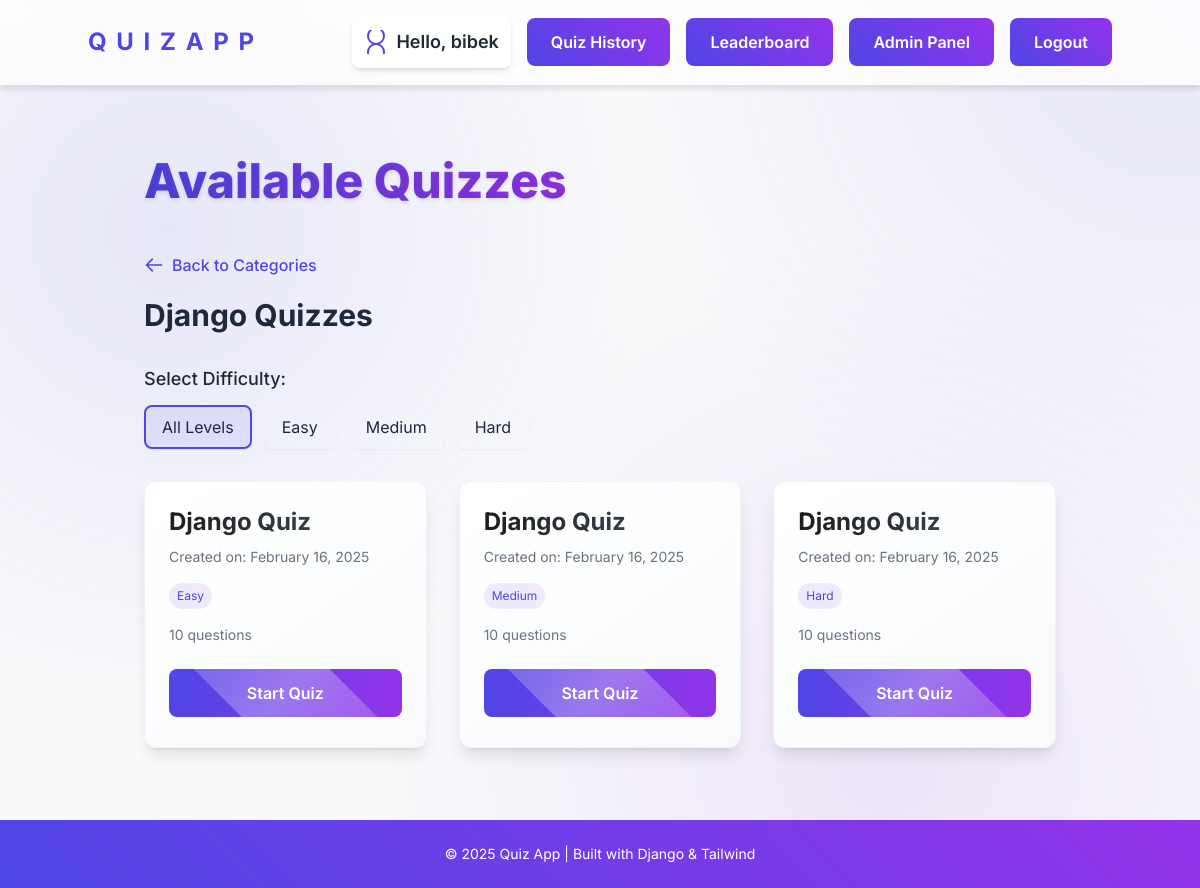
/?category=Django (signed in), run on the app's committed database.
### quiz/models.py (models this page shows, shortened)
class Category(models.Model):
    name = models.CharField(max_length=100, unique=True)

class DifficultyLevel(models.Model):
    level = models.CharField(max_length=50, unique=True)

class Quiz(models.Model):
    title = models.CharField(max_length=200)
    category = models.ForeignKey(Category, on_delete=models.SET_NULL, null=True, related_name="quizzes")
    difficulty = models.ForeignKey(DifficultyLevel, on_delete=models.SET_NULL, null=True, related_name="quizzes")
    created_at = models.DateTimeField(auto_now_add=True)

### quiz/views.py (the view)
# urls.py: path("", views.quiz_list, name="quiz_list"),
def quiz_list(request):
    category_filter = request.GET.get('category')
    categories = Category.objects.all()
    if category_filter:
        category = get_object_or_404(Category, name=category_filter)
        quizzes = Quiz.objects.filter(category=category)
        difficulty_levels = DifficultyLevel.objects.filter(quizzes__category=category).distinct()
        difficulty_filter = request.GET.get('difficulty')
        if difficulty_filter:
            quizzes = quizzes.filter(difficulty__level=difficulty_filter)
    else:
        quizzes = None
        difficulty_levels = None
    context = {
        "categories": categories,
        "selected_category": category_filter,
        "quizzes": quizzes,
        "difficulty_levels": difficulty_levels,
        "selected_difficulty": request.GET.get('difficulty'),
    }
    return render(request, "quiz/quiz_list.html", context)

### quiz/templates/quiz/quiz_list.html (shortened to what this page needs)
{% extends "layout.html" %}
{% block content %}
<div class="max-w-6xl mx-auto px-4 sm:px-6 lg:px-8 py-12">
    <h1 class="page-title text-5xl font-extrabold text-center mb-12">Available Quizzes</h1>
    {% if not selected_category %}
        <div class="grid grid-cols-1 md:grid-cols-2 lg:grid-cols-3 gap-8">
            {% for category in categories %}
                <a href="{% url 'quiz_list' %}?category={{ category.name }}" class="block">
                    <div class="category-card rounded-xl shadow-lg p-6 h-full">
                        <div class="card-content">
                            <h2 class="text-2xl font-bold mb-2">{{ category.name }}</h2>
                            <p class="text-gray-600 mb-4">
                                {% with quiz_count=category.quizzes.count %}
                                    {{ quiz_count }} quiz{{ quiz_count|pluralize:"zes" }} available
                                {% endwith %}
                            </p>
                            <div class="mt-auto pt-4">
                                <span class="gradient-button inline-block text-white px-6 py-3 rounded-lg font-semibold transition-all">
                                    View Quizzes
                                </span>
                            </div>
                        </div>
                    </div>
                </a>
            {% empty %}
                <div class="col-span-3 empty-state-card quiz-card text-center py-16 rounded-xl shadow-lg">
                    <svg class="w-16 h-16 mx-auto mb-4 text-gray-400" fill="none" viewBox="0 0 24 24" stroke="currentColor">
                        <path stroke-linecap="round" stroke-linejoin="round" stroke-width="1"
                              d="M9.75 17L9 20l-1 1h8l-1-1-.75-3M3 13h18M5 17h14a2 2 0 002-2V5a2 2 0 00-2-2H5a2 2 0 00-2 2v10a2 2 0 002 2z" />
                    </svg>
                    <p class="text-gray-500 text-xl">No quiz categories available.</p>
                    <p class="text-gray-400 mt-2 mb-6">Check back later for new quizzes!</p>
                </div>
            {% endfor %}
        </div>
    {% else %}
        <div class="mb-8">
            <a href="{% url 'quiz_list' %}" class="back-button">
                <svg class="w-5 h-5" fill="none" stroke="currentColor" viewBox="0 0 24 24" xmlns="http://www.w3.org/2000/svg">
                    <path stroke-linecap="round" stroke-linejoin="round" stroke-width="2" d="M10 19l-7-7m0 0l7-7m-7 7h18"></path>
                </svg>
                Back to Categories
            </a>
            <h2 class="text-3xl font-bold mt-4">{{ selected_category }} Quizzes</h2>
        </div>
        {% if difficulty_levels %}
            <div class="mb-8">
                <h3 class="text-lg font-medium mb-3">Select Difficulty:</h3>
                <div class="flex flex-wrap gap-3">
                    <a href="{% url 'quiz_list' %}?category={{ selected_category }}"
                       class="difficulty-button px-4 py-2 rounded-lg shadow-sm {% if not selected_difficulty %}active{% endif %}">
                        All Levels
                    </a>
                    {% for level in difficulty_levels %}
                        <a href="{% url 'quiz_list' %}?category={{ selected_category }}&difficulty={{ level.level }}"
                           class="difficulty-button px-4 py-2 rounded-lg shadow-sm {% if selected_difficulty == level.level %}active{% endif %}">
                            {{ level.level }}
                        </a>
                    {% endfor %}
                </div>
            </div>
        {% endif %}
        <div class="grid grid-cols-1 md:grid-cols-2 lg:grid-cols-3 gap-8">
            {% for quiz in quizzes %}
                <div class="quiz-card rounded-xl shadow-lg p-6">
                    <div class="card-content">
                        <div class="card-header">
                            <h2 class="text-2xl font-bold mb-2">{{ quiz.title }}</h2>
                            <div class="card-metadata">
                                <span>Created on: {{ quiz.created_at|date:"F d, Y" }}</span>
                            </div>
                        </div>
                        <div class="card-body">
                            {% if quiz.difficulty %}
                                <div class="flex flex-wrap gap-2 mb-4">
                                    <span class="quiz-tag">{{ quiz.difficulty.level }}</span>
                                </div>
                            {% endif %}
                            {% if quiz.questions.count %}
                                <p class="text-sm text-gray-500 mt-3">
                                    <span>{{ quiz.questions.count }} questions</span>
                                </p>
                            {% endif %}
                        </div>
                        <div class="card-footer">
                            <a href="{% url 'take_quiz' quiz.id %}"
                               class="gradient-button inline-block text-white px-6 py-3 rounded-lg font-semibold transition-all">
                                Start Quiz
                            </a>
                        </div>
                    </div>
                </div>
            {% endfor %}
        </div>
    {% endif %}
</div>
{% endblock %}

### quiz/templates/layout.html (shortened to what this page needs)
{% load static tailwind_tags %}
<!DOCTYPE html>
<html lang="en">
<head>
    {% tailwind_css %}
</head>
<body class="min-h-screen flex flex-col">
    <div class="animated-bg"></div>
    <div class="floating-dots" id="floatingDots"></div>
    <nav class="glass-nav sticky top-0 z-50 py-4 px-6">
        <div class="container mx-auto flex justify-between items-center">
            <a href="/" class="logo-modern font-bold text-2xl">
                <span style="--i:1">Q</span>
                <span style="--i:2">u</span>
                <span style="--i:3">i</span>
                <span style="--i:4">z</span>
                <span style="--i:5">A</span>
                <span style="--i:6">p</span>
                <span style="--i:7">p</span>
            </a>
            <div class="flex items-center space-x-4">
                {% if user.is_authenticated %}
                    <div class="flex items-center bg-white shadow-md rounded-lg p-3">
                        <span class="text-lg font-semibold text-gray-800">Hello, {{ user.username }}</span>
                    </div>
                    <a href="{% url 'quiz_history' %}" class="btn-modern">Quiz History</a>
                    <a href="{% url 'leaderboard' %}" class="btn-modern">Leaderboard</a>
                    {% if user.is_superuser or user.is_staff %}
                        <a href="{% url 'admin:index' %}" class="btn-modern" target="_blank" >Admin Panel</a>
                    {% endif %}
                    <form action="{% url 'logout' %}" method="POST" class="inline">
                        <button type="submit" class="btn-modern">
                            Logout
                        </button>
                    </form>
                {% endif %}
            </div>
        </div>
    </nav>
    <main class="container mx-auto p-6 flex-grow z-10">
        {% block content %}{% endblock %}
    </main>
    <footer>
        <div class="container mx-auto">
            <p class="text-sm text-center">&copy; 2025 Quiz App | Built with Django & Tailwind</p>
        </div>
    </footer>
</body>
</html>

### quiz/templates/layout.html (style rules this page uses)
body { font-family: 'Inter', sans-serif; background-color: #f9fafb; color: #1e293b; }
:root { --gradient-start: #4f46e5; --gradient-end: #9333ea; --button-shadow: rgba(79, 70, 229, 0.4); --glass-bg: rgba(255, 255, 255, 0.8); }
.glass-nav { background: var(--glass-bg); backdrop-filter: blur(10px); -webkit-backdrop-filter: blur(10px); border-bottom: 1px solid rgba(255, 255, 255, 0.2); box-shadow: 0 4px 6px rgba(0, 0, 0, 0.1); }
.animated-bg { position: fixed; top: 0; left: 0; width: 100%; height: 100%; z-index: -1; overflow: hidden; }
.animated-bg::before { content: ''; position: absolute; top: -10%; left: -10%; width: 120%; height: 120%; background: radial-gradient(circle at 20% 30%, rgba(79, 70, 229, 0.1) 0%, transparent 35%), radial-gradient(circle at 70% 80%, rgba(147, 51, 234, 0.1) 0%, transparent 40%), radial-gradient(circle at 90% 10%, rgba(79, 70, 229, 0.1) 0%, transparent 35%); animation: bgMove 30s infinite alternate ease-in-out; }
.floating-dots { position: absolute; width: 100%; height: 100%; top: 0; left: 0; z-index: -1; overflow: hidden; }
.btn-modern { position: relative; isolation: isolate; overflow: hidden; transition: all 0.5s; background: linear-gradient(45deg, var(--gradient-start), var(--gradient-end)); color: white; border: none; padding: 0.75rem 1.5rem; border-radius: 0.5rem; font-weight: 600; text-align: center; }
.logo-modern { position: relative; display: inline-block; text-transform: uppercase; letter-spacing: 2px; color: var(--gradient-start); font-weight: 700; }
.logo-modern span { display: inline-block; animation: wavyText 2s infinite; animation-delay: calc(0.1s * var(--i)); }
main { animation: pageEnter 0.8s ease-out forwards; }
footer { position: relative; overflow: hidden; background: linear-gradient(45deg, var(--gradient-start), var(--gradient-end)); color: white; padding: 1.5rem; margin-top: auto; }

### data on the page
Category: name "Django"
DifficultyLevel: level "Easy"
DifficultyLevel: level "Medium"
DifficultyLevel: level "Hard"
Quiz: created_at "February 16, 2025", difficulty.level "Easy", questions.count "10"
Quiz: created_at "February 16, 2025", difficulty.level "Medium", questions.count "10"
Quiz: created_at "February 16, 2025", difficulty.level "Hard", questions.count "10"

### other printed values
{{ user.username }} "bibek"
